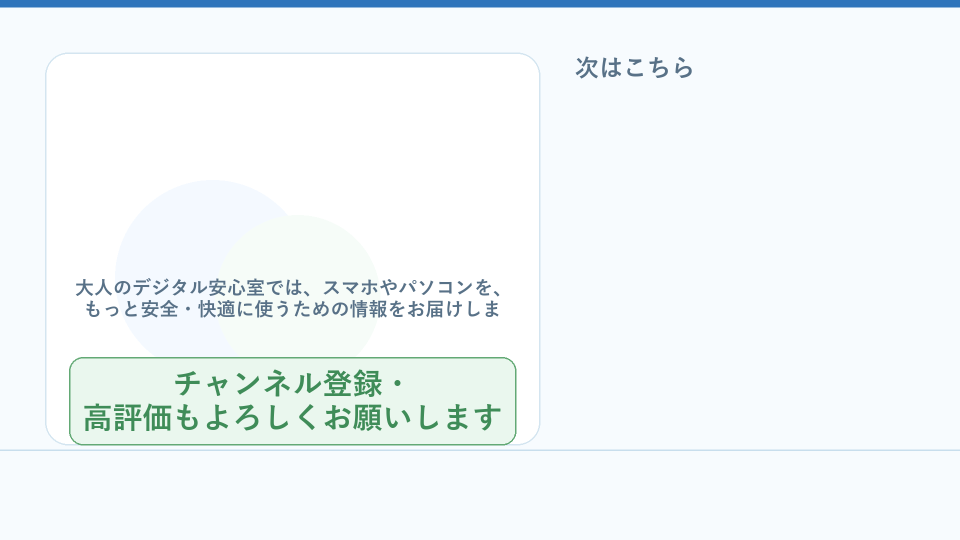
#> input picture episodes/007_myna_app_login/work/channel_cta.png, 1920 x 1080 px, found by its file name (shown at 1/2 size)
$ python cta_qa_v4.py
#> lines starting #> are read from the running program, lines starting #| are printed output that depends on the picture
# -*- coding: utf-8 -*-
"""CTA v4 機械QA: ロゴ削除・全文2行60px・reserved・疑似subscribe・水玉位置 + 切り出し."""
from PIL import Image

BASE = r"episodes/007_myna_app_login/work"
IMG = BASE + "/channel_cta.png"
im = Image.open(IMG).convert("RGB")
#> im is the input picture: PIL image 1920x1080 RGB; mean R, G, B 241.1, 247, 248.9
W, H = im.size
#> W = 1920; H = 1080
px = im.load()

INK = (63, 140, 88)          # green_text #3f8c58
BAND = (234, 247, 238)       # green_fill #eaf7ee
OUTLINE = (99, 169, 117)     # green_outline #63a975


def close(c1, c2, tol):
    return all(abs(a - b) <= tol for a, b in zip(c1, c2))


def bbox_of_in(color, tol, box):
#> called with color = (234, 247, 238), tol = 8, box = (100, 690, 1080, 930)
    x0, y0, x1, y1 = box
    xs, ys = [], []
    for y in range(y0, y1):
        for x in range(x0, x1):
            if close(px[x, y], color, tol):
                xs.append(x); ys.append(y)
    if not xs:
        return None, 0
    return (min(xs), min(ys), max(xs), max(ys)), len(xs)


# 1) 緑帯（footer band）
band_bb, band_n = bbox_of_in(BAND, 8, (100, 690, 1080, 930))
print(f"GREEN_BAND bbox={band_bb} count={band_n} expect=[138,714,1032,890]")

# 2) CTA本文（緑#3f8c58）: 帯内2行
ink_bb, ink_n = bbox_of_in(INK, 18, (100, 700, 1080, 930))
print(f"CTA_INK(in-band) bbox={ink_bb} count={ink_n} expect y[736,872] x[158,1012]")
if ink_bb:
    rows = {}
    for y in range(ink_bb[1], ink_bb[3] + 1):
        c = 0
        for x in range(ink_bb[0], ink_bb[2] + 1):
            if close(px[x, y], INK, 18):
                c += 1
        rows[y] = c
    bands = []
    cur = None
    for y in sorted(rows):
        if rows[y] > 5:
            if cur is None:
                cur = [y, y]
            else:
                cur[1] = y
        else:
            if cur:
                bands.append(tuple(cur))
                cur = None
    if cur:
        bands.append(tuple(cur))
    print(f"LINE_BANDS(y)= {bands}  => lines={len(bands)}")
    if len(bands) == 2:
        b1, b2 = bands
        xs1 = [x for y in range(b1[0], b1[1] + 1) for x in range(ink_bb[0], ink_bb[2] + 1)
               if close(px[x, y], INK, 18)]
#> xs1 = 5806 values, max 800 at index 2832, min 351 at index 2139, mean 601.4
        xs2 = [x for y in range(b2[0], b2[1] + 1) for x in range(ink_bb[0], ink_bb[2] + 1)
               if close(px[x, y], INK, 18)]
#> xs2 = 11810 values, max 1000 at index 2385, min 169 at index 374, mean 539.8
        print(f"  L1 x=[{min(xs1)},{max(xs1)}] width={max(xs1) - min(xs1)}")
#|   L1 x=[351,800] width=449
        print(f"  L2 x=[{min(xs2)},{max(xs2)}] width={max(xs2) - min(xs2)} (expect ~840@60px)")
#|   L2 x=[169,1000] width=831 (expect ~840@60px)

# 3) channel icon チェック: logo_area [155,205,425,475] に彩度の高いピクセルが無いこと
logobx = (155, 205, 425, 475)
sat_n = 0
for y in range(logobx[1], logobx[3]):
    for x in range(logobx[0], logobx[2]):
        p = px[x, y]
        if (max(p) - min(p) >= 40) and (min(p) <= 205):
            sat_n += 1
#> after the loop, sat_n = 0
print(f"CHANNEL_ICON_check saturated_in_logo_area={sat_n} (expect 0)")
#| CHANNEL_ICON_check saturated_in_logo_area=0 (expect 0)

# 4) 水玉: 白パネル上合成実色 (244,249,255)/(246,252,248) tol2 で左領域に存在・右 reserved に無し
DOT_REFS = [(244, 249, 255), (246, 252, 248)]


def dot_hit(c, t=2):
    return any(all(abs(a - b) <= t for a, b in zip(c, r)) for r in DOT_REFS)


left_rows = 0
right_n = 0
for y in range(200, 900):
    cl = sum(1 for x in range(200, 1090) if dot_hit(px[x, y]))
    if cl:
        left_rows += 1
    right_n += sum(1 for x in range(1090, 1800) if dot_hit(px[x, y]))
#> this loop made 700 passes
#> cl on passes 1 to 3: 0, 0, 0
#> after the loop, left_rows = 354; right_n = 0
print(f"BUBBLE_LEFT rows_with_dots={left_rows} (expect >0)")
#| BUBBLE_LEFT rows_with_dots=354 (expect >0)
print(f"BUBBLE_RIGHT(1090+) dot_count={right_n} (expect 0)")
#| BUBBLE_RIGHT(1090+) dot_count=0 (expect 0)

# 5) 右 reserved クリーン（次はこちら除く）
def foreign_count(box, refs):
    x0, y0, x1, y1 = box
    n = 0
    bb = None
    for y in range(y0, y1):
        for x in range(x0, x1):
            p = px[x, y]
            if not any(close(p, ref, 30) for ref in refs):
                n += 1
                if bb is None:
                    bb = [x, y, x, y]
                else:
                    bb[0] = min(bb[0], x); bb[1] = min(bb[1], y)
                    bb[2] = max(bb[2], x); bb[3] = max(bb[3], y)
    return n, bb


BG_REF = [(247, 251, 254), (240, 246, 253), (239, 245, 252), (255, 255, 255)]
for name, box in [
    ("RESERVED_above_label(1090,20,1800,108)", (1090, 20, 1800, 108)),
    ("RESERVED_below_label(1090,186,1800,880)", (1090, 186, 1800, 880)),
    ("RESERVED_right_of_label(1460,20,1800,880)", (1460, 20, 1800, 880)),
]:
    n, bb = foreign_count(box, BG_REF)
    print(f"{name} foreign={n} bbox={bb}")

# 6) 次はこちらラベル
label_bb, label_n = bbox_of_in((88, 113, 135), 30, (1090, 100, 1460, 190))
print(f"NEXT_LABEL bbox={label_bb} count={label_n}")

# 7) 疑似subscribe: 帯内 outline は帯周縁のみ
out_n = 0
if band_bb:
    x0, y0, x1, y1 = band_bb
    for y in range(700, 930):
        for x in range(100, 1080):
            if close(px[x, y], OUTLINE, 16):
                on_edge = (y0 - 8 <= y <= y0 + 8) or (y1 - 8 <= y <= y1 + 8) or +                          (x0 - 8 <= x <= x0 + 8) or (x1 - 8 <= x <= x1 + 8)
                if not on_edge:
                    out_n += 1
print(f"FAKE_SUBSCRIBE_check outline_off_edge={out_n} (expect 0 near band)")

im.crop((120, 700, 1090, 910)).save(BASE + "/cta_v4_band_crop.png")
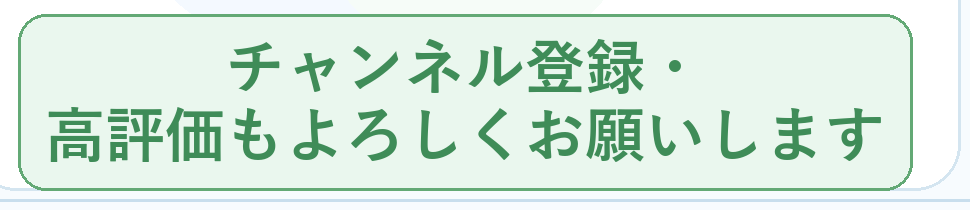
#> saved as cta_v4_band_crop.png: PIL image 970x210 RGB; mean R, G, B 215.8, 234.8, 222.8
im.crop((90, 90, 1090, 480)).save(BASE + "/cta_v4_topleft_crop.png")
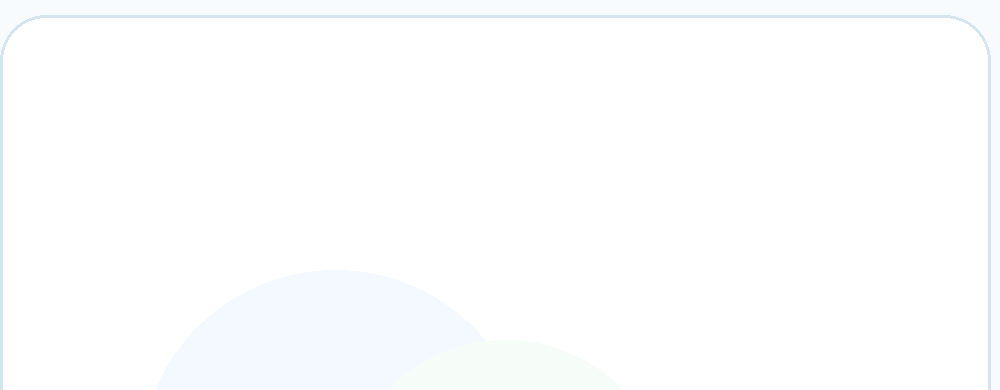
#> saved as cta_v4_topleft_crop.png: PIL image 1000x390 RGB; mean R, G, B 253.1, 254, 254.6
print("DONE")
